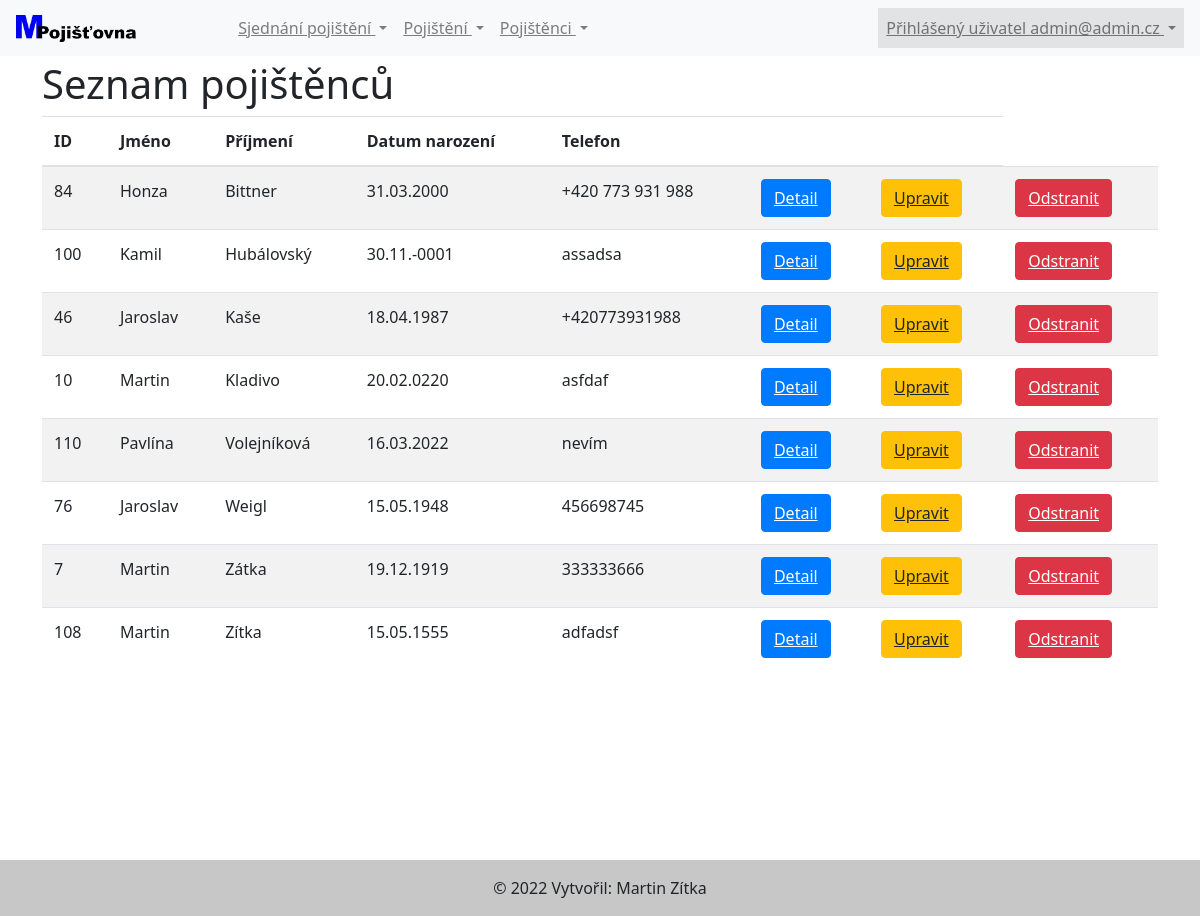
Before: /readPojistenci.php (signed in) with the older database file.
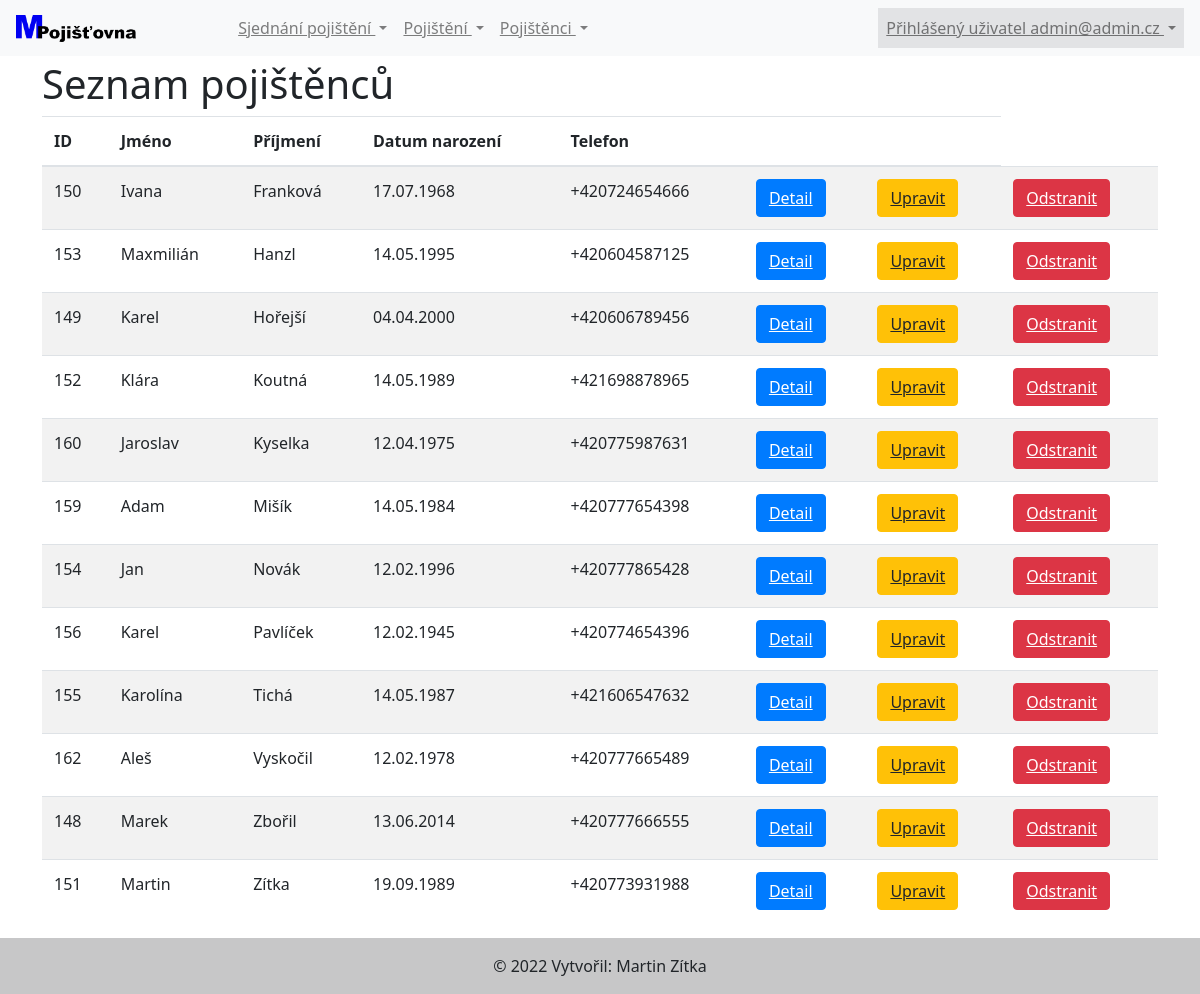
After: the same page with the newer database file.
### tables this page shows
CREATE TABLE `pojistenci` (
  `pojistenecId` int(11) NOT NULL,
  `jmeno` varchar(60) DEFAULT NULL,
  `prijmeni` varchar(60) DEFAULT NULL,
  `datumNarozeni` date DEFAULT NULL,
  `telefon` varchar(20) DEFAULT NULL
);

### tridy/Pojistenec.php (the view, shortened to what this page needs)
<?php
class Pojistenec {
    public function VypisPojistence() {
        global $connection;
        $dbVypisPojistence = "SELECT * FROM pojistenci ORDER BY prijmeni";
        $vypisPojistence = mysqli_query($connection, $dbVypisPojistence);
        while ($row = mysqli_fetch_array($vypisPojistence)) {
            echo('<table class="table table-striped table-hover">');
            echo('<thead><th>ID</th><th>Jméno</th><th>Příjmení</th><th>Datum narození</th><th>Telefon</th><th colspan="2"></th></thead>');
            foreach ($vypisPojistence as $p) {
                echo('<tr><td>' . htmlspecialchars($p['pojistenecId']));
                echo('</td><td>' . htmlspecialchars(trim($p['jmeno'])));
                echo('</td><td>' . htmlspecialchars(trim($p['prijmeni'])));
                $datum = date("d.m.Y", strtotime($p['datumNarozeni']));
                echo('</td><td>' . htmlspecialchars($datum));
                echo('</td><td>' . htmlspecialchars($p['telefon']));
                echo('</td><td><a class="btn btn-primary" role="link" href="detailPojistenec.php?pojistenecId=' . $p['pojistenecId'] . '">Detail</a></button>');
                echo('</td><td><a class="btn btn-warning" role="link" href="updatePojistenci.php?pojistenecId=' . $p['pojistenecId'] . '">Upravit</a></button>');
                echo('</td><td><a class="btn btn-danger" role="link" href="deletePojistenci.php?pojistenecId=' . $p['pojistenecId'] . '">Odstranit</a></button>');
                echo('</td></tr>');
            }
            echo('</table>');
        }
    }
}

Changed rows visible on the page:
removed pojistenci: pojistenecId "84", jmeno "Honza", prijmeni "Bittner", datumNarozeni "31.03.2000", telefon "+420 773 931 988"
removed pojistenci: pojistenecId "100", jmeno "Kamil", prijmeni "Hubálovský", datumNarozeni "30.11.-0001", telefon "assadsa"
removed pojistenci: pojistenecId "46", jmeno "Jaroslav", prijmeni "Kaše", datumNarozeni "18.04.1987", telefon "+420773931988"
removed pojistenci: pojistenecId "10", jmeno "Martin", prijmeni "Kladivo", datumNarozeni "20.02.0220", telefon "asfdaf"
removed pojistenci: pojistenecId "110", jmeno "Pavlína", prijmeni "Volejníková", datumNarozeni "16.03.2022", telefon "nevím"
removed pojistenci: pojistenecId "76", jmeno "Jaroslav", prijmeni "Weigl", datumNarozeni "15.05.1948", telefon "456698745"
removed pojistenci: pojistenecId "7", jmeno "Martin", prijmeni "Zátka", datumNarozeni "19.12.1919", telefon "333333666"
removed pojistenci: pojistenecId "108", jmeno "Martin", prijmeni "Zítka", datumNarozeni "15.05.1555", telefon "adfadsf"
added pojistenci: pojistenecId "150", jmeno "Ivana", prijmeni "Franková", datumNarozeni "17.07.1968", telefon "+420724654666"
added pojistenci: pojistenecId "153", jmeno "Maxmilián", prijmeni "Hanzl", datumNarozeni "14.05.1995", telefon "+420604587125"
added pojistenci: pojistenecId "149", jmeno "Karel", prijmeni "Hořejší", datumNarozeni "04.04.2000", telefon "+420606789456"
added pojistenci: pojistenecId "152", jmeno "Klára", prijmeni "Koutná", datumNarozeni "14.05.1989", telefon "+421698878965"
added pojistenci: pojistenecId "160", jmeno "Jaroslav", prijmeni "Kyselka", datumNarozeni "12.04.1975", telefon "+420775987631"
added pojistenci: pojistenecId "159", jmeno "Adam", prijmeni "Mišík", datumNarozeni "14.05.1984", telefon "+420777654398"
added pojistenci: pojistenecId "154", jmeno "Jan", prijmeni "Novák", datumNarozeni "12.02.1996", telefon "+420777865428"
added pojistenci: pojistenecId "156", jmeno "Karel", prijmeni "Pavlíček", datumNarozeni "12.02.1945", telefon "+420774654396"
added pojistenci: pojistenecId "155", jmeno "Karolína", prijmeni "Tichá", datumNarozeni "14.05.1987", telefon "+421606547632"
added pojistenci: pojistenecId "162", jmeno "Aleš", prijmeni "Vyskočil", datumNarozeni "12.02.1978", telefon "+420777665489"
added pojistenci: pojistenecId "148", jmeno "Marek", prijmeni "Zbořil", datumNarozeni "13.06.2014", telefon "+420777666555"
added pojistenci: pojistenecId "151", jmeno "Martin", prijmeni "Zítka", datumNarozeni "19.09.1989", telefon "+420773931988"
